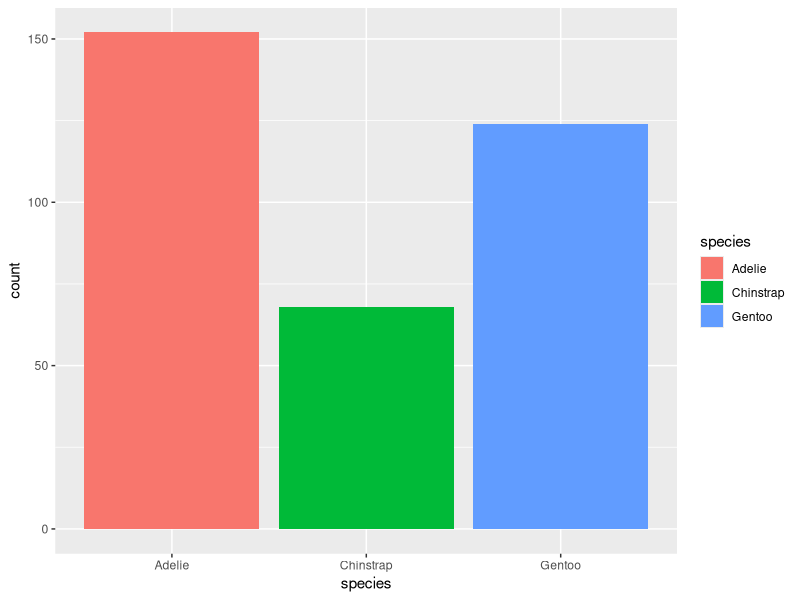
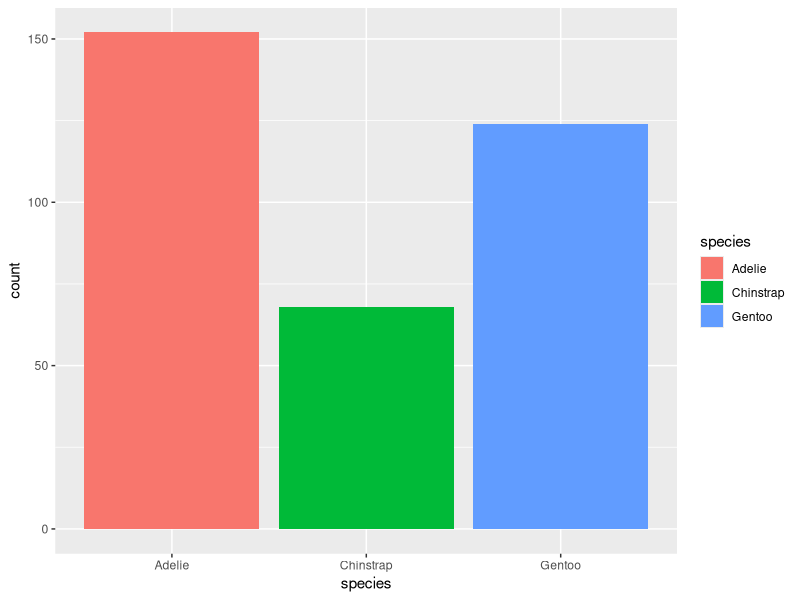

Recreate these plots in R, in order.

            library(ggplot2)
            library(palmerpenguins)
            built_answer <- tryCatch(
                {
                    set.seed(42)
                    ggplot(penguins, aes(x = species, fill = species)) + geom_bar()
                    suppressWarnings(
                        if (!file.exists("/sandbox/figures/species_bar_count_answer.png")) {
                            ggsave(
                                width = 3,
                                height = 3,
                                "/sandbox/figures/species_bar_count_answer.png"
                            )
                        }
                    )
                    suppressWarnings(
                        ggplot_build(last_plot())
                    )
                },
                error = function(e) {
                    'ERROR'
                }
            )
            built_submission <- tryCatch(
                {
                    set.seed(42)
                    ggplot(penguins, aes(x = species, fill = species)) +
  geom_bar()
                    suppressWarnings(
                        ggsave(
                            width = 3,
                            height = 3,
                            "figures/species_bar_count_submission_qwen3.5.png"
                        )
                    )
                    suppressWarnings(
                        ggplot_build(last_plot())
                    )
                },
                error = function(e) {
                    'ERROR'
                }
            )
            cat(isTRUE(all.equal(built_answer, built_submission)))
        
